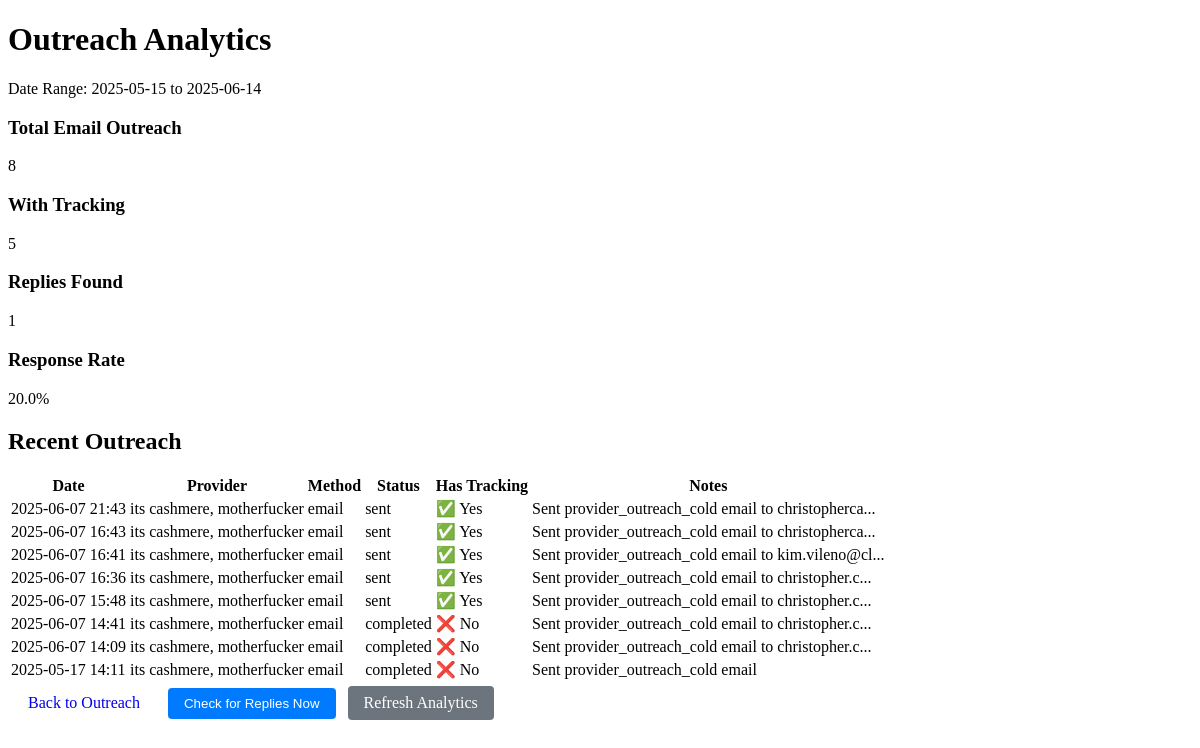
The app's page /analytics with its own data.
### models/outreach.py (models this page shows, shortened)
class Outreach(db.Model):
    __tablename__ = 'outreach'
    id = db.Column(db.String, primary_key=True, default=lambda: str(uuid.uuid4()))
    provider_id = db.Column(db.String, db.ForeignKey('providers.id'), nullable=False)
    contact_id = db.Column(db.String, db.ForeignKey('contacts.id'))
    type = db.Column(db.String(50))  # cold, follow-up, etc.
    method = db.Column(db.String(50))  # email, phone, etc.
    notes = db.Column(db.Text)
    status = db.Column(db.String(50))  # pending, completed, etc.
    created_at = db.Column(db.DateTime, default=datetime.utcnow)
    completed_at = db.Column(db.DateTime)
    contract_id = db.Column(db.Text)
    message_id = db.Column(db.String(255))       # Individual message ID
    conversation_id = db.Column(db.String(255))  # Outlook conversation ID
    last_reply_date = db.Column(db.DateTime)
    reply_preview = db.Column(db.Text)
    reply_sender_email = db.Column(db.String(128))
    reply_status = db.Column(db.String(20), default='none')  # none, unread, read, responded
    reply_received = db.Column(db.Boolean, default=False)
    reply_count = db.Column(db.Integer, default=0)

### models/provider.py (models this page shows, shortened)
class Provider(db.Model):
    __tablename__ = 'providers'
    id = db.Column(db.String, primary_key=True, default=lambda: str(uuid.uuid4()))
    name = db.Column(db.String(128), nullable=False)
    dba_name = db.Column(db.String(128))
    address = db.Column(db.String(256))
    provider_type = db.Column(db.String(50))  # imaging, EMG, etc.
    states_in_contract = db.Column(db.String(256))  # comma-separated
    rate_type = db.Column(db.String(50))  # 'standard' or 'wcfs'
    wcfs_percentages = db.Column(db.Text)  # JSON string of category -> percentage
    npi = db.Column(db.String(20))
    specialty = db.Column(db.String(128))
    status = db.Column(db.String(50), default='pending')
    created_at = db.Column(db.DateTime, default=datetime.utcnow)
    contract_docx = db.Column(db.String(256))
    contract_pdf = db.Column(db.String(256))
    contract_email_sent = db.Column(db.Boolean, default=False)
    contract_email_sent_at = db.Column(db.DateTime)
    contract_email_sent_to = db.Column(db.String(128))
    contract_email_tracking_id = db.Column(db.String(128))
    contacts = db.relationship('Contact', backref='provider', lazy=True, cascade="all, delete-orphan")
    outreach = db.relationship('Outreach', backref='provider', lazy=True)
    @property
    def wcfs_percentages_dict(self):
        if self.wcfs_percentages:
            return json.loads(self.wcfs_percentages)
        return {}

### routes/outreach.py (the view)
@outreach_bp.route("/analytics")
def analytics():
    from datetime import datetime, timedelta
    from sqlalchemy import func
    end_date = datetime.utcnow()
    start_date = end_date - timedelta(days=30)
    total_outreach = Outreach.query.filter(
        Outreach.created_at >= start_date,
        Outreach.method == 'email'
    ).count()
    outreach_with_tracking = Outreach.query.filter(
        Outreach.created_at >= start_date,
        Outreach.method == 'email',
        Outreach.conversation_id.isnot(None)
    ).count()
    tracked_outreach = Outreach.query.filter(
        Outreach.created_at >= start_date,
        Outreach.method == 'email',
        Outreach.conversation_id.isnot(None)
    ).all()
    replies_found = sum(1 for o in tracked_outreach if 'Reply received:' in (o.notes or ''))
    response_rate = (replies_found / outreach_with_tracking * 100) if outreach_with_tracking > 0 else 0
    recent_outreach = Outreach.query.filter(
        Outreach.created_at >= start_date,
        Outreach.method == 'email'
    ).order_by(Outreach.created_at.desc()).limit(20).all()
    analytics_data = {
        'total_outreach': total_outreach,
        'outreach_with_tracking': outreach_with_tracking,
        'replies_found': replies_found,
        'response_rate': round(response_rate, 1),
        'recent_outreach': recent_outreach,
        'date_range': f"{start_date.strftime('%Y-%m-%d')} to {end_date.strftime('%Y-%m-%d')}"
    }
    return render_template("outreach/analytics.html", analytics=analytics_data)

### templates/outreach/analytics.html (shortened to what this page needs)
<!DOCTYPE html>
<html>
<head>
    <link rel="stylesheet" href="{{ url_for('static', filename='css/style.css') }}">
</head>
<body>
    <div class="container">
        <h1>Outreach Analytics</h1>
        <p>Date Range: {{ analytics.date_range }}</p>
        <div class="metrics-grid">
            <div class="metric-card">
                <h3>Total Email Outreach</h3>
                <div class="metric-value">{{ analytics.total_outreach }}</div>
            </div>
            <div class="metric-card">
                <h3>With Tracking</h3>
                <div class="metric-value">{{ analytics.outreach_with_tracking }}</div>
            </div>
            <div class="metric-card">
                <h3>Replies Found</h3>
                <div class="metric-value">{{ analytics.replies_found }}</div>
            </div>
            <div class="metric-card">
                <h3>Response Rate</h3>
                <div class="metric-value">{{ analytics.response_rate }}%</div>
            </div>
        </div>
        <h2>Recent Outreach</h2>
        <table>
            <thead>
                <tr>
                    <th>Date</th>
                    <th>Provider</th>
                    <th>Method</th>
                    <th>Status</th>
                    <th>Has Tracking</th>
                    <th>Notes</th>
                </tr>
            </thead>
            <tbody>
                {% for outreach in analytics.recent_outreach %}
                <tr>
                    <td>{{ outreach.created_at.strftime('%Y-%m-%d %H:%M') }}</td>
                    <td>{{ outreach.provider.name if outreach.provider else 'N/A' }}</td>
                    <td>{{ outreach.method }}</td>
                    <td>{{ outreach.status }}</td>
                    <td>
                        {% if outreach.conversation_id %}
                            ✅ Yes
                        {% else %}
                            ❌ No
                        {% endif %}
                    </td>
                    <td>{{ outreach.notes[:50] }}{% if outreach.notes and outreach.notes|length > 50 %}...{% endif %}</td>
                </tr>
                {% endfor %}
            </tbody>
        </table>
        <div class="actions">
            <a href="{{ url_for('outreach.list_outreach') }}" class="btn">Back to Outreach</a>
            <form method="POST" action="{{ url_for('outreach.check_replies_now') }}" style="display: inline;">
                <button type="submit" class="btn btn-primary">Check for Replies Now</button>
            </form>
            <a href="{{ url_for('outreach.analytics') }}" class="btn btn-secondary">Refresh Analytics</a>
        </div>
    </div>
</body>
</html>

### static/css/style.css (style rules this page uses)
.btn { padding: 8px 16px; margin: 4px; text-decoration: none; border: none; border-radius: 4px; cursor: pointer; display: inline-block; }
.btn-primary { background-color: #007bff; color: white; }
.btn-secondary { background-color: #6c757d; color: white; }

### records on screen
Outreach: created_at "2025-06-07 21:43", provider "its cashmere, motherfucker", method "email", status "sent", shows "✅ Yes", notes "Sent provider_outreach_cold email to christopherca"
Outreach: created_at "2025-06-07 16:43", provider "its cashmere, motherfucker", method "email", status "sent", shows "✅ Yes", notes "Sent provider_outreach_cold email to christopherca"
Outreach: created_at "2025-06-07 16:41", provider "its cashmere, motherfucker", method "email", status "sent", shows "✅ Yes", notes "Sent provider_outreach_cold email to kim.vileno@cl"
Outreach: created_at "2025-06-07 16:36", provider "its cashmere, motherfucker", method "email", status "sent", shows "✅ Yes", notes "Sent provider_outreach_cold email to christopher.c"
Outreach: created_at "2025-06-07 15:48", provider "its cashmere, motherfucker", method "email", status "sent", shows "✅ Yes", notes "Sent provider_outreach_cold email to christopher.c"
Outreach: created_at "2025-06-07 14:41", provider "its cashmere, motherfucker", method "email", status "completed", shows "❌ No", notes "Sent provider_outreach_cold email to christopher.c"
Outreach: created_at "2025-06-07 14:09", provider "its cashmere, motherfucker", method "email", status "completed", shows "❌ No", notes "Sent provider_outreach_cold email to christopher.c"
Outreach: created_at "2025-05-17 14:11", provider "its cashmere, motherfucker", method "email", status "completed", shows "❌ No", notes "Sent provider_outreach_cold email"

### other values on screen
{{ analytics.date_range }} "2025-05-15 to 2025-06-14"
{{ analytics.total_outreach }} "8"
{{ analytics.outreach_with_tracking }} "5"
{{ analytics.replies_found }} "1"
{{ analytics.response_rate }} "20.0"
